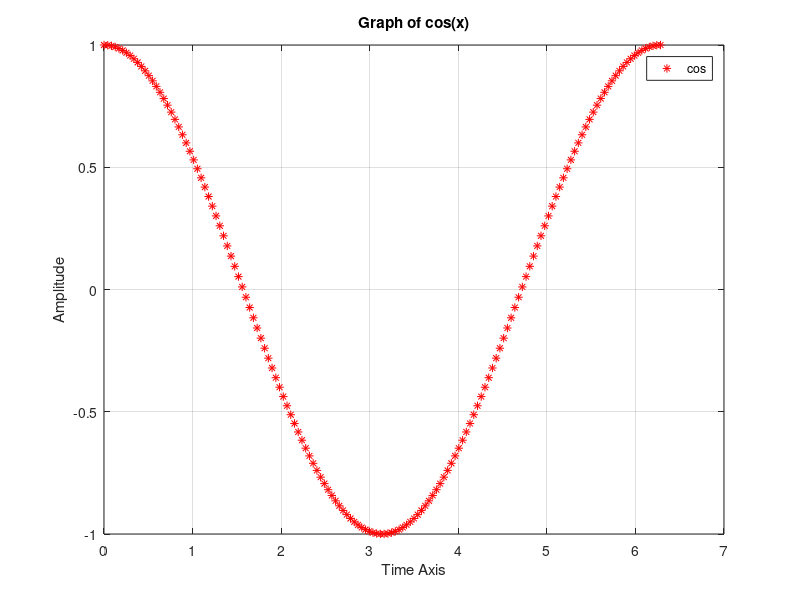

Write MATLAB code to recreate this figure.
clc
clear all
close all
x=linspace(0,2*pi,150);
plot(x,cos(x),'r*')
grid
xlabel('Time Axis')
ylabel('Amplitude')
title('Graph of cos(x)')
legend('cos')